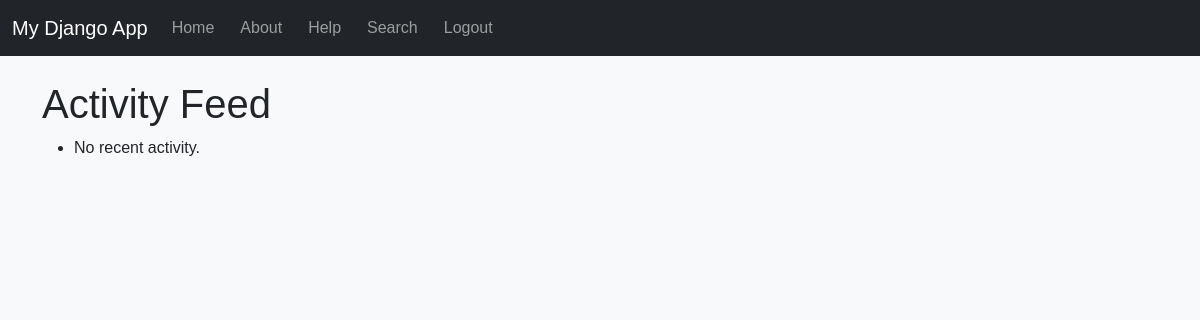
The app's page /activity/ (signed in), older data.
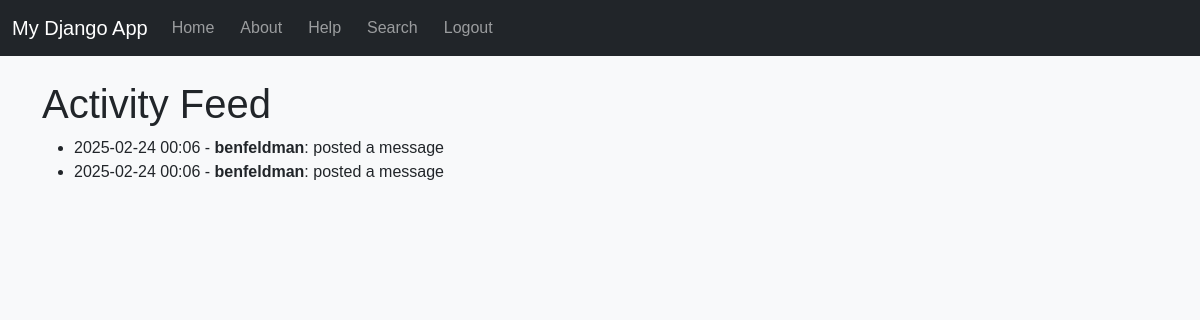
The same page, newer data.
### myapp/models.py (models this page shows, shortened)
class Activity(models.Model):
    user = models.ForeignKey(User, on_delete=models.CASCADE)
    action = models.CharField(max_length=255)
    timestamp = models.DateTimeField(auto_now_add=True)

### myapp/views.py (the view)
# urls.py: path('activity/', views.activity_feed, name='activity_feed'),
@login_required
def activity_feed(request):
    activities = Activity.objects.all().order_by('-timestamp')[:20]  # Get the latest 20 activities
    return render(request, 'myapp/activity_feed.html', {'activities': activities})

### myapp/templates/myapp/activity_feed.html
{% extends "myapp/base.html" %}
{% block content %}
<h1>Activity Feed</h1>
<ul>
    {% for activity in activities %}
        <li>
            {{ activity.timestamp|date:"Y-m-d H:i" }} -
            <strong>{{ activity.user.username }}</strong>: {{ activity.action }}
        </li>
    {% empty %}
        <li>No recent activity.</li>
    {% endfor %}
</ul>
{% endblock %}

Row changes from the older to the newer data that the page shows:
added Activity: timestamp "2025-02-24 00:06", user.username "benfeldman", action "posted a message"
added Activity: timestamp "2025-02-24 00:06", user.username "benfeldman", action "posted a message"
Text that changed along with them:
text no longer shown: "No recent activity."
